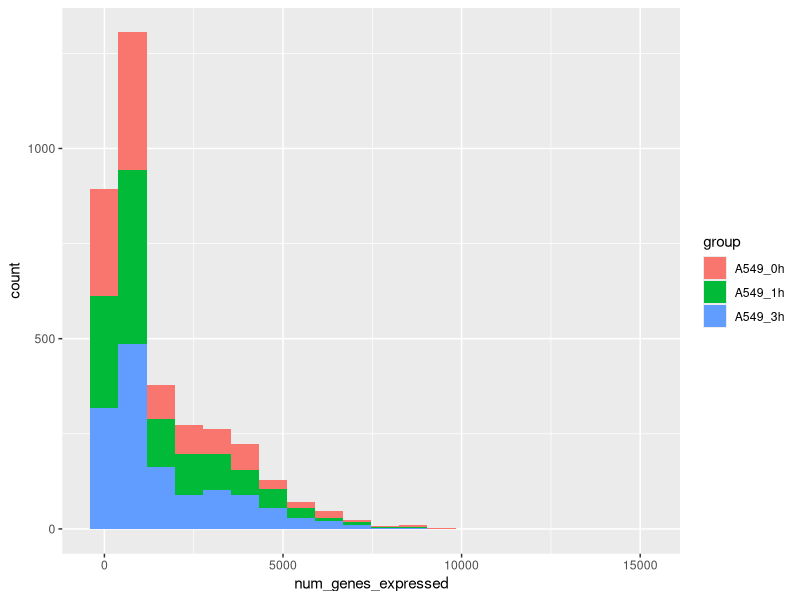
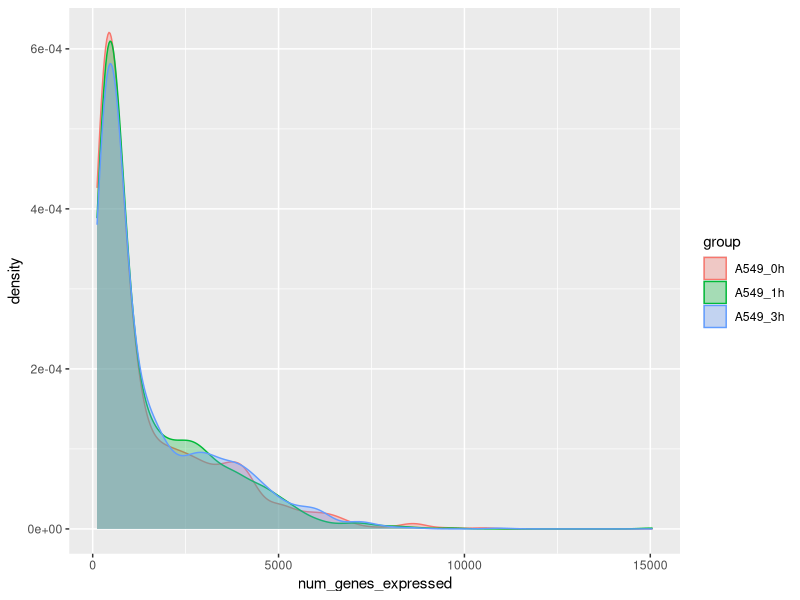
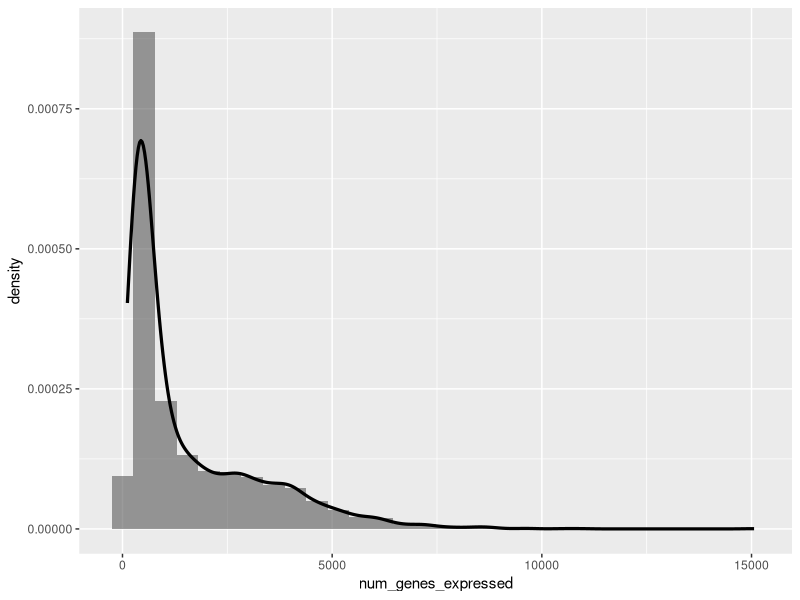

Source code (R) for these figures, in order:
## ---- chunk 1
knitr::opts_chunk$set(
  echo = TRUE, warning = FALSE)
## ---- chunk 2
atac_cell <- read.csv("./atac_cell_fake.csv")
#atac_cell <- read.csv("/Users/nanxi/Desktop/Thesis/df_cell.csv")
## ---- chunk 3
head(atac_cell)
cell.row <- nrow(atac_cell)
cell.row
cell.col <- ncol(atac_cell)
cell.col

## ---- chunk 4
table(is.na(atac_cell))
sum(is.na(atac_cell$nearest_higher_density_neighbor)) 
cell <- atac_cell[,-25]
## ---- chunk 5
# get summary statistics of number of expressed genes by cell type group
summary_by_group <- by(atac_cell, atac_cell$group, function(x) summary(x$num_genes_expressed))
stratified_summary <- Reduce(rbind, summary_by_group)
row.names(stratified_summary) <- c("A549_0h", "A549_1h", "A549_3h")

# make a nice table of stratified summary table
library(kableExtra)
kable(stratified_summary, "html", caption = "Stratified Summary Table") %>% 
    kable_styling(bootstrap_options = c("striped", "hover", "condensed"),full_width = T, position = "left") %>%
    group_rows("Cell type 1", 1,1) %>%
    group_rows("Cell type 2", 2,2) %>%
    group_rows("Cell type 3", 3,3) %>%
    add_header_above(c(" " = 1,"Number of Expressed Genes"= 6)) 

## ---- chunk 6
library(ggplot2)
#cell_sub <- atac_cell %>%
    #filter(group %in% c("A549_0h", "A549_1h", "A549_3h"))
p <- ggplot(data=atac_cell,
            mapping = aes(
                x = num_genes_expressed, 
                fill = group))
p + geom_histogram(bins = 20)

## ---- chunk 7
p2 <- ggplot(data=atac_cell,
            mapping = aes(
                x = num_genes_expressed, 
                color = group,
                fill = group))
p2 + geom_density(alpha = .3)

## ---- chunk 8
p3 <- ggplot(data=atac_cell,
             mapping = aes(x = num_genes_expressed))
p3 + geom_histogram(mapping = aes(y = ..density..),alpha = .6)+
    geom_density(size=1.1)

## ---- chunk 9
# devtools::session_info()
